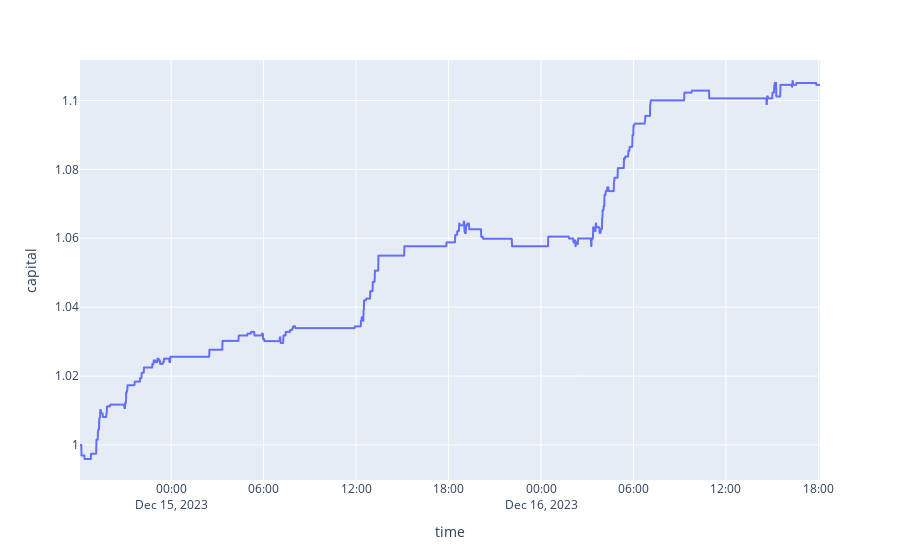

Notebook cell for this chart:
### Code cell
%load_ext autoreload
%autoreload 2

from exchange_data.data import OrderBookFrame
from exchange_data.data.backtest import Backtest
import pandas as pd
import numpy as np
import alog
import plotly.graph_objs as go
import plotly.express as px
import plotly as py
import plotly.offline as ofl
from plotly.offline import init_notebook_mode

init_notebook_mode(connected=True)
params = {
 'cache': False,
 'database_name': 'binance_futures',
 'depth': 72,
 'futures': False,
 'group_by': '1m',
 'interval': '2d',
 'max_volume_quantile': 0.99,
 'offset_interval': '0h',
 'plot': False,
 'round_decimals': 3,
 'sequence_length': 72,
 'symbol': 'UNFIUSDT',
 'window_size': '30m',
 'additional_group_by': '5Min',
 'frame_width': 448
}

df = Backtest(**params).frame
capital = 1
df['capital'] = 0
df_len = df.shape[0]
capital_ls = []
price_in = None

for ix in range(0, df_len):
    if ix < df_len - 1:
        row = df.iloc[ix]
        next_row = df.iloc[ix + 1]
        best_ask = row['best_ask']
        
        if row['prediction'] == 1:
            if price_in == None:
                price_in = row['best_bid']
        else:
            if price_in:
                pnl = (best_ask - price_in) / price_in
                capital = capital + (capital * pnl * (1 - 0.005))
                
            price_in = None
            
    #alog.info(capital)
    capital_ls.append(capital)

df['capital'] = np.asarray(capital_ls)

df=df.loc[:, df.columns!='orderbook_img']
px.line(df, y='capital')

### Figure 1 — Plotly figure (JSON) as saved in the notebook; plotly's stock layout.template omitted (floating-point values rounded to 4 significant figures; data arrays with more than 128 entries replaced by an {"elided": "..."} marker saying what was removed)
{"data": [{"hovertemplate": "time=%{x}<br>capital=%{y}<extra></extra>", "legendgroup": "", "line": {"color": "#636efa", "dash": "solid"}, "marker": {"symbol": "circle"}, "mode": "lines", "name": "", "showlegend": false, "type": "scattergl", "x": {"elided": "2882 str values"}, "xaxis": "x", "y": {"elided": "2882 float values"}, "yaxis": "y"}], "layout": {"autosize": true, "legend": {"tracegroupgap": 0}, "margin": {"t": 60}, "xaxis": {"anchor": "y", "autorange": true, "domain": [0, 1], "range": ["2023-12-14 18:05", "2023-12-16 18:06"], "title": {"text": "time"}, "type": "date"}, "yaxis": {"anchor": "x", "autorange": true, "domain": [0, 1], "range": [0.9898, 1.112], "title": {"text": "capital"}, "type": "linear"}}}
